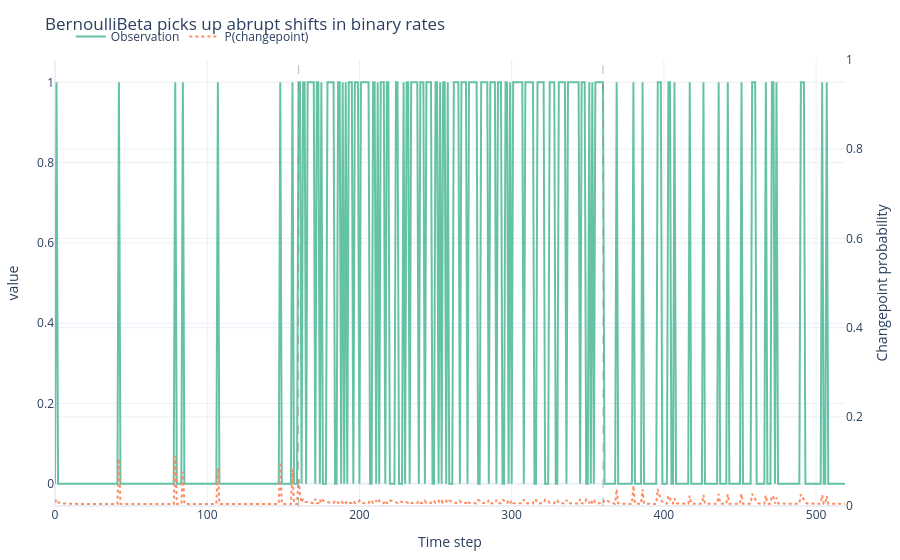

This figure's notebook cell:
### Markdown cell above
### BernoulliBeta – binary success streams

``BernoulliBeta`` expects single-trial binary data (0 or 1). The Beta prior is
parameterized by ``alpha0`` (prior successes) and ``beta0`` (prior failures).
Use it for click/no-click events, equipment on/off states, or any Boolean
telemetry. ``strict=True`` enforces that inputs are exactly 0 or 1.

### Code cell
rng = np.random.default_rng(8)
segments = [
    (160, 0.04),
    (200, 0.72),
    (160, 0.2),
]
binary = []
cps = []
total = 0
for length, p in segments:
    binary.append(rng.binomial(1, p, size=length))
    total += length
    cps.append(total)

cps = cps[:-1]
binary = np.concatenate(binary)
bernoulli_model = BernoulliBeta(alpha0=0.6, beta0=0.6, strict=True)
bernoulli_hazard = ConstantHazard(lambda_=120)
bernoulli_results = run_bocpd_series(binary, bernoulli_model, bernoulli_hazard, max_run_length=500)
fig = plot_series_with_cp(
    bernoulli_results,
    value_col="value",
    cp_prob_col="cp_prob",
    changepoints=cps,
    title="BernoulliBeta picks up abrupt shifts in binary rates",
)
fig

### Figure 1 — Plotly figure (JSON) as saved in the notebook; plotly's stock layout.template omitted (floating-point values rounded to 4 significant figures; data arrays with more than 128 entries replaced by an {"elided": "..."} marker saying what was removed)
{"data": [{"line": {"color": "rgb(102,194,165)", "width": 2}, "mode": "lines", "name": "Observation", "type": "scatter", "x": {"elided": "520 int values"}, "y": {"elided": "520 int values"}}, {"line": {"color": "rgb(252,141,98)", "dash": "dot", "width": 2}, "mode": "lines", "name": "P(changepoint)", "type": "scatter", "x": {"elided": "520 int values"}, "y": {"elided": "520 float values"}, "yaxis": "y2"}], "layout": {"autosize": true, "legend": {"orientation": "h", "x": 0.02, "y": 1.02, "yanchor": "bottom"}, "margin": {"b": 40, "l": 40, "r": 40, "t": 60}, "shapes": [{"line": {"color": "#888", "dash": "dash", "width": 1.2}, "opacity": 0.5, "type": "line", "x0": 160, "x1": 160, "xref": "x", "y0": 0, "y1": 1, "yref": "y domain"}, {"line": {"color": "#888", "dash": "dash", "width": 1.2}, "opacity": 0.5, "type": "line", "x0": 360, "x1": 360, "xref": "x", "y0": 0, "y1": 1, "yref": "y domain"}], "title": {"text": "BernoulliBeta picks up abrupt shifts in binary rates"}, "xaxis": {"autorange": true, "range": [0, 519], "title": {"text": "Time step"}, "type": "linear"}, "yaxis": {"autorange": true, "range": [-0.05556, 1.056], "title": {"text": "value"}, "type": "linear"}, "yaxis2": {"overlaying": "y", "range": [0, 1], "side": "right", "title": {"text": "Changepoint probability"}, "type": "linear"}}}
